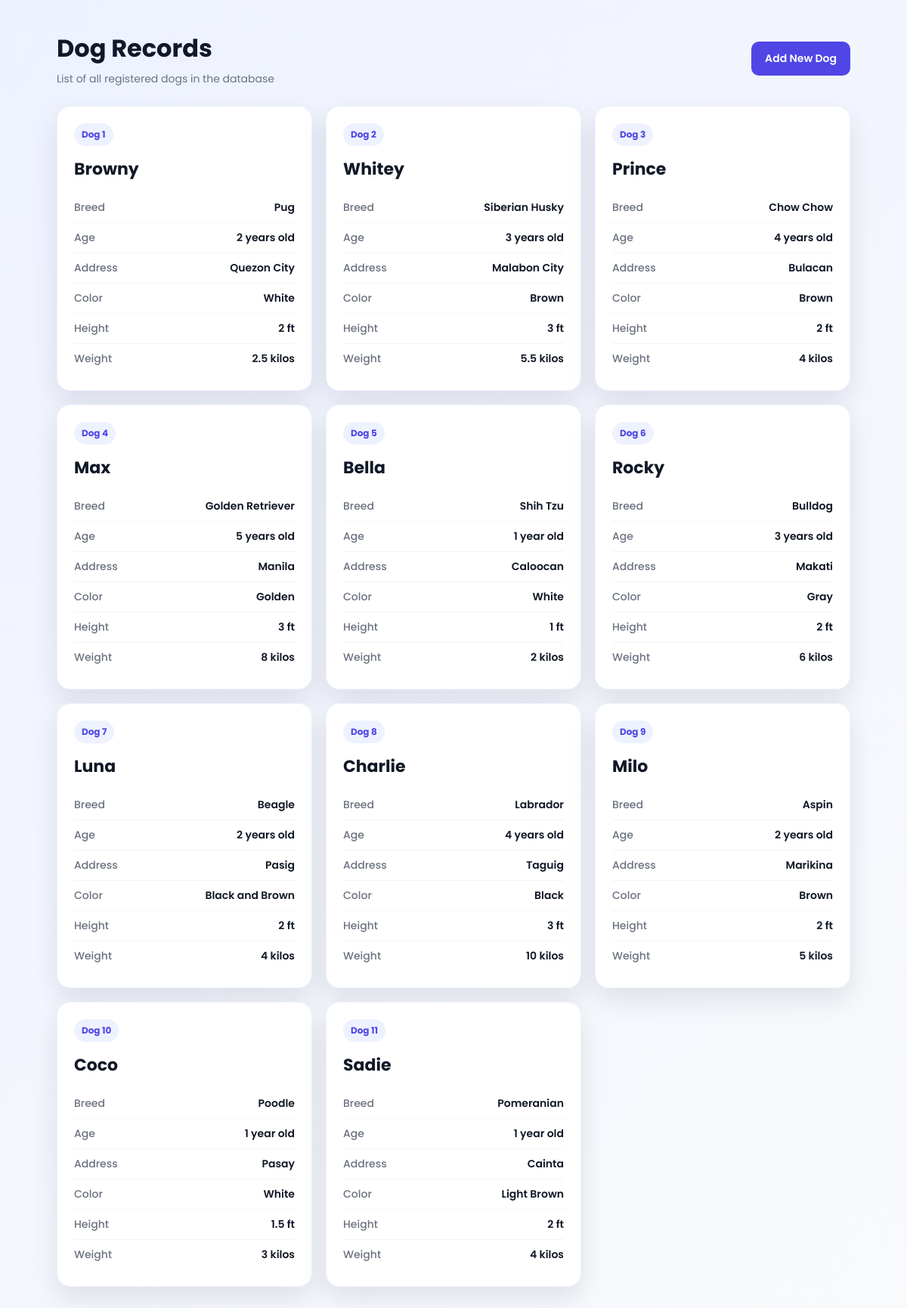
The page /PSA6_Technical/DogView.php on the database its author committed.
### tables this page shows
CREATE TABLE `dogs` (
  `id` int(6) UNSIGNED NOT NULL,
  `dog_name` varchar(50) NOT NULL,
  `breed` varchar(50) NOT NULL,
  `age` varchar(30) NOT NULL,
  `address` varchar(100) NOT NULL,
  `color` varchar(30) NOT NULL,
  `height` varchar(30) NOT NULL,
  `weight` varchar(30) NOT NULL,
  `date_registered` timestamp NOT NULL DEFAULT current_timestamp()
);

### PSA6_Technical/DogView.php (the view, shortened to what this page needs)
<?php
$servername = "localhost";
$username = "root";
$password = "";
$dbname = "dog_database";
$conn = new mysqli($servername, $username, $password, $dbname);
$sql = "SELECT * FROM dogs ORDER BY id ASC";
$result = $conn->query($sql);
?>
<!DOCTYPE html>
<html>
<head>
</head>
<body>
<div class="container">
    <div class="header">
        <div class="title-box">
            <h2>Dog Records</h2>
            <p>List of all registered dogs in the database</p>
        </div>
        <a href="DogRegister.php" class="add-button">Add New Dog</a>
    </div>
    <?php
    if ($result->num_rows > 0) {
        echo "<div class='dog-grid'>";
        $count = 1;
        while ($row = $result->fetch_assoc()) {
            echo "<div class='dog-card'>";
            echo "<span class='dog-number'>Dog " . $count . "</span>";
            echo "<h3 class='dog-name'>" . htmlspecialchars($row['dog_name']) . "</h3>";
            echo "<div class='info-row'><span class='label'>Breed</span><span class='value'>" . htmlspecialchars($row['breed']) . "</span></div>";
            echo "<div class='info-row'><span class='label'>Age</span><span class='value'>" . htmlspecialchars($row['age']) . "</span></div>";
            echo "<div class='info-row'><span class='label'>Address</span><span class='value'>" . htmlspecialchars($row['address']) . "</span></div>";
            echo "<div class='info-row'><span class='label'>Color</span><span class='value'>" . htmlspecialchars($row['color']) . "</span></div>";
            echo "<div class='info-row'><span class='label'>Height</span><span class='value'>" . htmlspecialchars($row['height']) . "</span></div>";
            echo "<div class='info-row'><span class='label'>Weight</span><span class='value'>" . htmlspecialchars($row['weight']) . "</span></div>";
            echo "</div>";
            $count++;
        }
        echo "</div>";
    } else {
        echo "<div class='empty'>";
        echo "<p>No dog records found.</p>";
        echo "</div>";
    }
    ?>
</div>
</body>
</html>

### PSA6_Technical/DogView.php (style rules this page uses)
* { box-sizing: border-box; }
body { margin: 0; min-height: 100vh; font-family: 'Poppins', Arial, sans-serif; background: linear-gradient(135deg, #eef2ff, #f8fafc); color: #1f2937; padding: 40px 20px; }
.container { width: 100%; max-width: 1050px; margin: auto; }
.header { display: flex; justify-content: space-between; align-items: center; gap: 15px; margin-bottom: 25px; }
.title-box h2 { margin: 0; font-size: 32px; font-weight: 700; color: #111827; }
.title-box p { margin: 6px 0 0; color: #6b7280; font-size: 14px; }
.add-button { text-decoration: none; background-color: #4f46e5; color: white; padding: 12px 18px; border-radius: 10px; font-size: 14px; font-weight: 600; transition: 0.2s; white-space: nowrap; }
.dog-grid { display: grid; grid-template-columns: repeat(auto-fit, minmax(260px, 1fr)); gap: 18px; }
.dog-card { background-color: #ffffff; border-radius: 18px; padding: 22px; box-shadow: 0 15px 35px rgba(15, 23, 42, 0.10); border: 1px solid #eef2ff; transition: 0.2s; }
.dog-number { display: inline-block; background-color: #eef2ff; color: #4f46e5; font-size: 12px; font-weight: 700; padding: 6px 10px; border-radius: 999px; margin-bottom: 14px; }
.dog-name { margin: 0 0 15px; font-size: 22px; font-weight: 700; color: #111827; }
.info-row { display: flex; justify-content: space-between; gap: 12px; padding: 9px 0; border-bottom: 1px solid #f1f5f9; font-size: 14px; }
.info-row:last-child { border-bottom: none; }
.label { color: #6b7280; font-weight: 500; }
.value { color: #111827; font-weight: 600; text-align: right; }

### rows shown on the page
dogs: dog_name "Browny", breed "Pug", age "2 years old", address "Quezon City", color "White", height "2 ft", weight "2.5 kilos"
dogs: dog_name "Whitey", breed "Siberian Husky", age "3 years old", address "Malabon City", color "Brown", height "3 ft", weight "5.5 kilos"
dogs: dog_name "Prince", breed "Chow Chow", age "4 years old", address "Bulacan", color "Brown", height "2 ft", weight "4 kilos"
dogs: dog_name "Max", breed "Golden Retriever", age "5 years old", address "Manila", color "Golden", height "3 ft", weight "8 kilos"
dogs: dog_name "Bella", breed "Shih Tzu", age "1 year old", address "Caloocan", color "White", height "1 ft", weight "2 kilos"
dogs: dog_name "Rocky", breed "Bulldog", age "3 years old", address "Makati", color "Gray", height "2 ft", weight "6 kilos"
dogs: dog_name "Luna", breed "Beagle", age "2 years old", address "Pasig", color "Black and Brown", height "2 ft", weight "4 kilos"
dogs: dog_name "Charlie", breed "Labrador", age "4 years old", address "Taguig", color "Black", height "3 ft", weight "10 kilos"
dogs: dog_name "Milo", breed "Aspin", age "2 years old", address "Marikina", color "Brown", height "2 ft", weight "5 kilos"
dogs: dog_name "Coco", breed "Poodle", age "1 year old", address "Pasay", color "White", height "1.5 ft", weight "3 kilos"
dogs: dog_name "Sadie", breed "Pomeranian", age "1 year old", address "Cainta", color "Light Brown", height "2 ft", weight "4 kilos"
